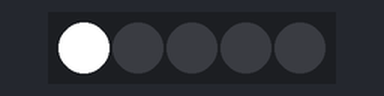
The sketch below on a simulated Arduino Uno, built for the host (arithmetic inside an expression is 32-bit, double 64-bit). Shown: 5 RGB LEDs in strip order, left to right.

Above: at 0.1 s.
At 0.55 s:
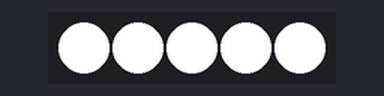
At 10.42 s:
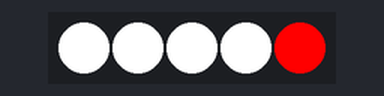
At 20.44 s:
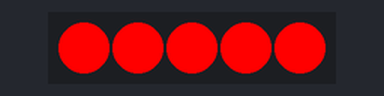
At 39.88 s:
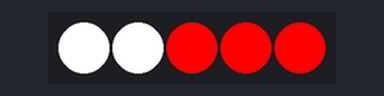
Timing chart, 0 to 40.0 s (numbered marks = the images above):
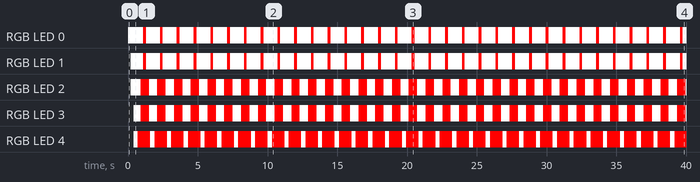

Measured:
- by itself, RGB LED 0, RGB LED 1: alternates RGB(255, 255, 255) for 1.0 s and RGB(255, 0, 0) for 0.20 s
- by itself, RGB LED 2, RGB LED 3: alternates RGB(255, 255, 255) for 0.60 s and RGB(255, 0, 0) for 0.60 s
- by itself, RGB LED 4: alternates RGB(255, 255, 255) for 0.30 s and RGB(255, 0, 0) for 0.90 s

The sketch:

back_n_fourth.ino
```cpp
#include "FastLED.h"
#define NUM_LEDS 5
CRGB leds[NUM_LEDS];
#define PIN 6

void setup()
{
  FastLED.addLeds< WS2812B, PIN, GRB>(leds, NUM_LEDS).setCorrection( TypicalLEDStrip );
}


void loop() {
  back_n_fourth (0xff, 0xff, 0xff, 100, 0);
  back_n_fourth (0xff, 0x00, 0x00, 100, 1);
}

void back_n_fourth (byte red, byte green, byte blue, int Delay, int Direction) {
  if (Direction == 0)
  {
    for (int i = 0; i <= NUM_LEDS; i++)
    {
      setPixel(i, red, green, blue);
      showStrip();
      delay(Delay);
    }
  }
  else if (Direction == 1)
  {
    for (int i = 5; i >= 0; i--)
    {
      setPixel(i, red, green, blue);
      showStrip();
      delay(Delay);
    }
  }
}


void showStrip() {
#ifdef ADAFRUIT_NEOPIXEL_H
  // NeoPixel
  strip.show();
#endif
#ifndef ADAFRUIT_NEOPIXEL_H
  // FastLED
  FastLED.show();
#endif
}

void setPixel(int Pixel, byte red, byte green, byte blue) {
#ifdef ADAFRUIT_NEOPIXEL_H
  // NeoPixel
  strip.setPixelColor(Pixel, strip.Color(red, green, blue));
#endif
#ifndef ADAFRUIT_NEOPIXEL_H
  // FastLED
  leds[Pixel].r = red;
  leds[Pixel].g = green;
  leds[Pixel].b = blue;
#endif
}

void setAll(byte red, byte green, byte blue) {
  for (int i = 0; i < NUM_LEDS; i++ ) {
    setPixel(i, red, green, blue);
  }
  showStrip();
}
```
